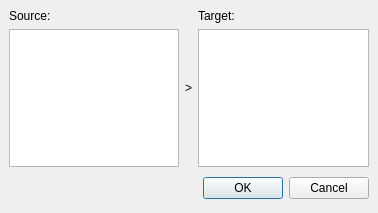
<ui version="4.0" >
 <author></author>
 <comment></comment>
 <exportmacro></exportmacro>
 <class>RenamePhases</class>
 <widget class="QDialog" name="RenamePhases" >
  <property name="geometry" >
   <rect>
    <x>0</x>
    <y>0</y>
    <width>378</width>
    <height>213</height>
   </rect>
  </property>
  <property name="windowTitle" >
   <string>Rename phases</string>
  </property>
  <layout class="QVBoxLayout" >
   <property name="margin" >
    <number>9</number>
   </property>
   <property name="spacing" >
    <number>6</number>
   </property>
   <item>
    <layout class="QHBoxLayout" >
     <property name="margin" >
      <number>0</number>
     </property>
     <property name="spacing" >
      <number>6</number>
     </property>
     <item>
      <layout class="QVBoxLayout" >
       <property name="margin" >
        <number>0</number>
       </property>
       <property name="spacing" >
        <number>6</number>
       </property>
       <item>
        <widget class="QLabel" name="label" >
         <property name="text" >
          <string>Source:</string>
         </property>
        </widget>
       </item>
       <item>
        <widget class="QListWidget" name="listSourcePhases" >
         <property name="selectionMode" >
          <enum>QAbstractItemView::ExtendedSelection</enum>
         </property>
        </widget>
       </item>
      </layout>
     </item>
     <item>
      <widget class="QLabel" name="label_3" >
       <property name="text" >
        <string>></string>
       </property>
      </widget>
     </item>
     <item>
      <layout class="QVBoxLayout" >
       <property name="margin" >
        <number>0</number>
       </property>
       <property name="spacing" >
        <number>6</number>
       </property>
       <item>
        <widget class="QLabel" name="label_2" >
         <property name="text" >
          <string>Target:</string>
         </property>
        </widget>
       </item>
       <item>
        <widget class="QListWidget" name="listTargetPhase" />
       </item>
      </layout>
     </item>
    </layout>
   </item>
   <item>
    <layout class="QHBoxLayout" >
     <property name="margin" >
      <number>0</number>
     </property>
     <property name="spacing" >
      <number>6</number>
     </property>
     <item>
      <spacer>
       <property name="orientation" >
        <enum>Qt::Horizontal</enum>
       </property>
       <property name="sizeHint" >
        <size>
         <width>131</width>
         <height>31</height>
        </size>
       </property>
      </spacer>
     </item>
     <item>
      <widget class="QPushButton" name="okButton" >
       <property name="text" >
        <string>OK</string>
       </property>
      </widget>
     </item>
     <item>
      <widget class="QPushButton" name="cancelButton" >
       <property name="text" >
        <string>Cancel</string>
       </property>
      </widget>
     </item>
    </layout>
   </item>
  </layout>
 </widget>
 <pixmapfunction></pixmapfunction>
 <resources/>
 <connections>
  <connection>
   <sender>okButton</sender>
   <signal>clicked()</signal>
   <receiver>RenamePhases</receiver>
   <slot>accept()</slot>
   <hints>
    <hint type="sourcelabel" >
     <x>278</x>
     <y>253</y>
    </hint>
    <hint type="destinationlabel" >
     <x>96</x>
     <y>254</y>
    </hint>
   </hints>
  </connection>
  <connection>
   <sender>cancelButton</sender>
   <signal>clicked()</signal>
   <receiver>RenamePhases</receiver>
   <slot>reject()</slot>
   <hints>
    <hint type="sourcelabel" >
     <x>369</x>
     <y>253</y>
    </hint>
    <hint type="destinationlabel" >
     <x>179</x>
     <y>282</y>
    </hint>
   </hints>
  </connection>
 </connections>
</ui>
